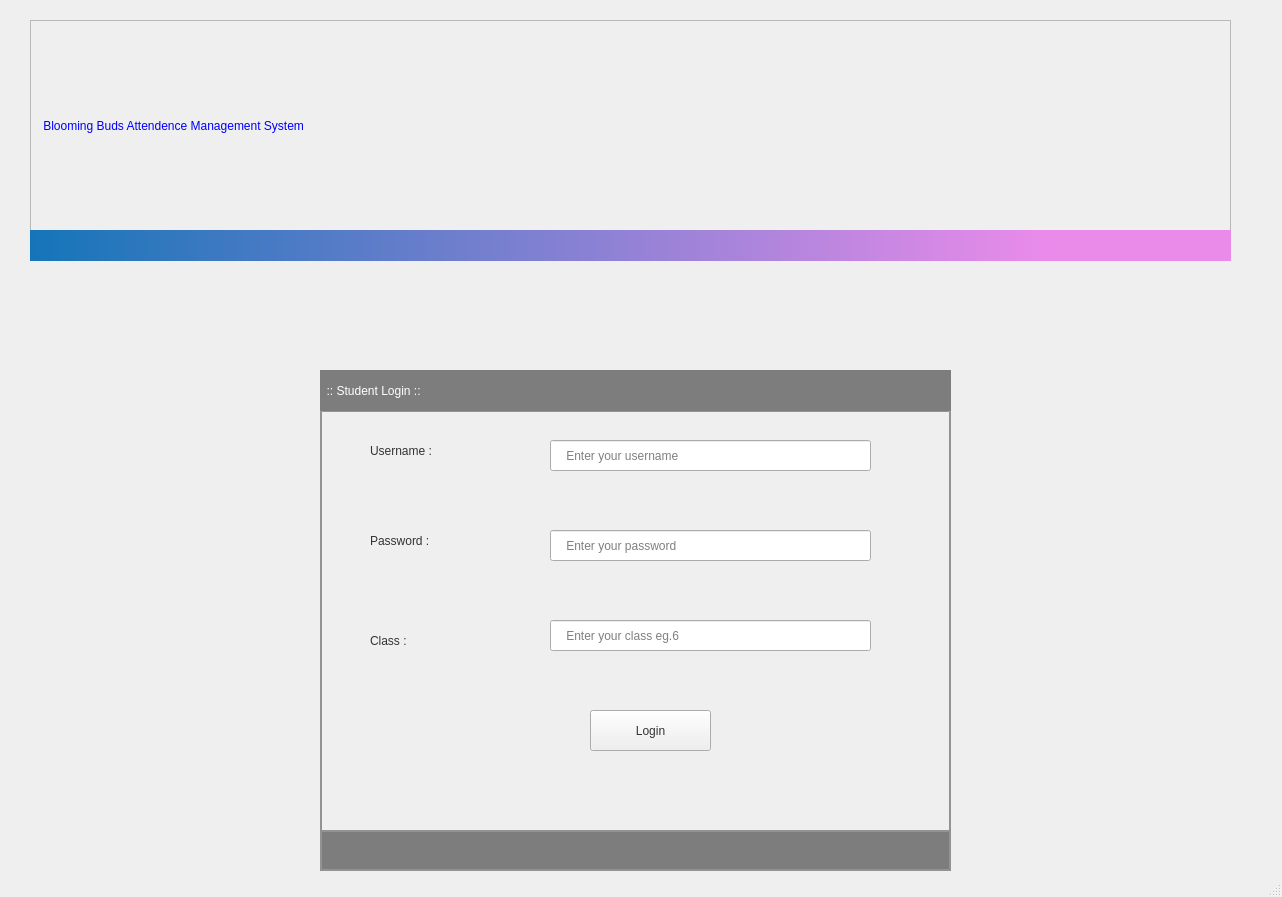
<?xml version="1.0" encoding="UTF-8"?>
<ui version="4.0">
 <class>mw</class>
 <widget class="QMainWindow" name="mw">
  <property name="geometry">
   <rect>
    <x>0</x>
    <y>0</y>
    <width>1282</width>
    <height>897</height>
   </rect>
  </property>
  <property name="windowTitle">
   <string>Welcome To Blooming Buds School</string>
  </property>
  <property name="inputMethodHints">
   <set>Qt::ImhHiddenText</set>
  </property>
  <widget class="QWidget" name="centralwidget">
   <widget class="QFrame" name="frame_2">
    <property name="geometry">
     <rect>
      <x>30</x>
      <y>20</y>
      <width>1201</width>
      <height>211</height>
     </rect>
    </property>
    <property name="styleSheet">
     <string notr="true">background-image:url(C://Users//Vijay//Desktop//azure projects//s2.png)</string>
    </property>
    <property name="frameShape">
     <enum>QFrame::StyledPanel</enum>
    </property>
    <property name="frameShadow">
     <enum>QFrame::Raised</enum>
    </property>
    <widget class="QLabel" name="label">
     <property name="geometry">
      <rect>
       <x>0</x>
       <y>0</y>
       <width>881</width>
       <height>211</height>
      </rect>
     </property>
     <property name="styleSheet">
      <string notr="true">font: 75 20pt &quot;Times New Roman&quot;;
color: rgb(0, 0, 255);</string>
     </property>
     <property name="text">
      <string>    Blooming Buds Attendence Management System</string>
     </property>
    </widget>
   </widget>
   <widget class="QLabel" name="label_2">
    <property name="geometry">
     <rect>
      <x>30</x>
      <y>230</y>
      <width>1201</width>
      <height>31</height>
     </rect>
    </property>
    <property name="styleSheet">
     <string notr="true">background-color: qlineargradient(spread:pad, x1:0, y1:0, x2:1, y2:0, stop:0.393035 rgba(145, 207, 186, 255), stop:0.671642 rgba(173, 234, 121, 255));
background-color: qlineargradient(spread:pad, x1:0, y1:0, x2:1, y2:0, stop:0 rgba(21, 117, 184, 255), stop:0.845771 rgba(234, 139, 234, 255));</string>
    </property>
    <property name="text">
     <string/>
    </property>
   </widget>
   <widget class="QLineEdit" name="e1">
    <property name="geometry">
     <rect>
      <x>550</x>
      <y>440</y>
      <width>321</width>
      <height>31</height>
     </rect>
    </property>
    <property name="placeholderText">
     <string>    Enter your username</string>
    </property>
   </widget>
   <widget class="QLabel" name="l2">
    <property name="geometry">
     <rect>
      <x>370</x>
      <y>520</y>
      <width>121</width>
      <height>41</height>
     </rect>
    </property>
    <property name="styleSheet">
     <string notr="true">color: rgb(51, 51, 51);
font: 75 12pt &quot;MS Shell Dlg 2&quot;;</string>
    </property>
    <property name="text">
     <string>Password :</string>
    </property>
   </widget>
   <widget class="QLabel" name="l1">
    <property name="geometry">
     <rect>
      <x>370</x>
      <y>430</y>
      <width>131</width>
      <height>41</height>
     </rect>
    </property>
    <property name="styleSheet">
     <string notr="true">color: rgb(51, 51, 51);
font: 75 12pt &quot;MS Shell Dlg 2&quot;;</string>
    </property>
    <property name="text">
     <string>Username :</string>
    </property>
   </widget>
   <widget class="QLineEdit" name="e2">
    <property name="geometry">
     <rect>
      <x>550</x>
      <y>530</y>
      <width>321</width>
      <height>31</height>
     </rect>
    </property>
    <property name="contextMenuPolicy">
     <enum>Qt::PreventContextMenu</enum>
    </property>
    <property name="inputMethodHints">
     <set>Qt::ImhHiddenText|Qt::ImhNoAutoUppercase|Qt::ImhNoPredictiveText|Qt::ImhSensitiveData</set>
    </property>
    <property name="inputMask">
     <string/>
    </property>
    <property name="echoMode">
     <enum>QLineEdit::Password</enum>
    </property>
    <property name="placeholderText">
     <string>    Enter your password</string>
    </property>
   </widget>
   <widget class="QLabel" name="label_7">
    <property name="geometry">
     <rect>
      <x>320</x>
      <y>370</y>
      <width>631</width>
      <height>41</height>
     </rect>
    </property>
    <property name="styleSheet">
     <string notr="true">color: rgb(255, 255, 255);
font: 75 14pt &quot;Times New Roman&quot;;
background-color: rgb(125, 125, 125);</string>
    </property>
    <property name="text">
     <string>  :: Student Login ::</string>
    </property>
   </widget>
   <widget class="QFrame" name="frame">
    <property name="geometry">
     <rect>
      <x>320</x>
      <y>410</y>
      <width>631</width>
      <height>461</height>
     </rect>
    </property>
    <property name="styleSheet">
     <string notr="true">*
{
border-color: rgb(147, 147, 147);
border-style: double;
border-width: 2px;
}</string>
    </property>
    <property name="frameShape">
     <enum>QFrame::StyledPanel</enum>
    </property>
    <property name="frameShadow">
     <enum>QFrame::Raised</enum>
    </property>
    <widget class="QLabel" name="log">
     <property name="geometry">
      <rect>
       <x>0</x>
       <y>420</y>
       <width>631</width>
       <height>41</height>
      </rect>
     </property>
     <property name="styleSheet">
      <string notr="true">color: rgb(255, 255, 255);
font: 75 14pt &quot;Times New Roman&quot;;
background-color: rgb(125, 125, 125);</string>
     </property>
     <property name="text">
      <string/>
     </property>
    </widget>
   </widget>
   <widget class="QLabel" name="date">
    <property name="geometry">
     <rect>
      <x>460</x>
      <y>280</y>
      <width>371</width>
      <height>51</height>
     </rect>
    </property>
    <property name="styleSheet">
     <string notr="true">color: rgb(0, 0, 127);
font: 75 12pt &quot;Times New Roman&quot;;</string>
    </property>
    <property name="text">
     <string/>
    </property>
   </widget>
   <widget class="QPushButton" name="b1">
    <property name="geometry">
     <rect>
      <x>590</x>
      <y>710</y>
      <width>121</width>
      <height>41</height>
     </rect>
    </property>
    <property name="styleSheet">
     <string notr="true">
color: rgb(51, 51, 51);
font: 75 10pt &quot;MS Shell Dlg 2&quot;;</string>
    </property>
    <property name="text">
     <string>Login</string>
    </property>
   </widget>
   <widget class="QLabel" name="l3">
    <property name="geometry">
     <rect>
      <x>370</x>
      <y>620</y>
      <width>121</width>
      <height>41</height>
     </rect>
    </property>
    <property name="styleSheet">
     <string notr="true">color: rgb(51, 51, 51);
font: 75 12pt &quot;MS Shell Dlg 2&quot;;</string>
    </property>
    <property name="text">
     <string>Class :</string>
    </property>
   </widget>
   <widget class="QLineEdit" name="e3">
    <property name="geometry">
     <rect>
      <x>550</x>
      <y>620</y>
      <width>321</width>
      <height>31</height>
     </rect>
    </property>
    <property name="inputMask">
     <string/>
    </property>
    <property name="placeholderText">
     <string>    Enter your class eg.6</string>
    </property>
   </widget>
   <zorder>frame</zorder>
   <zorder>frame_2</zorder>
   <zorder>label_2</zorder>
   <zorder>e1</zorder>
   <zorder>l2</zorder>
   <zorder>l1</zorder>
   <zorder>e2</zorder>
   <zorder>label_7</zorder>
   <zorder>date</zorder>
   <zorder>b1</zorder>
   <zorder>l3</zorder>
   <zorder>e3</zorder>
  </widget>
  <widget class="QStatusBar" name="statusbar"/>
 </widget>
 <resources/>
 <connections/>
</ui>
